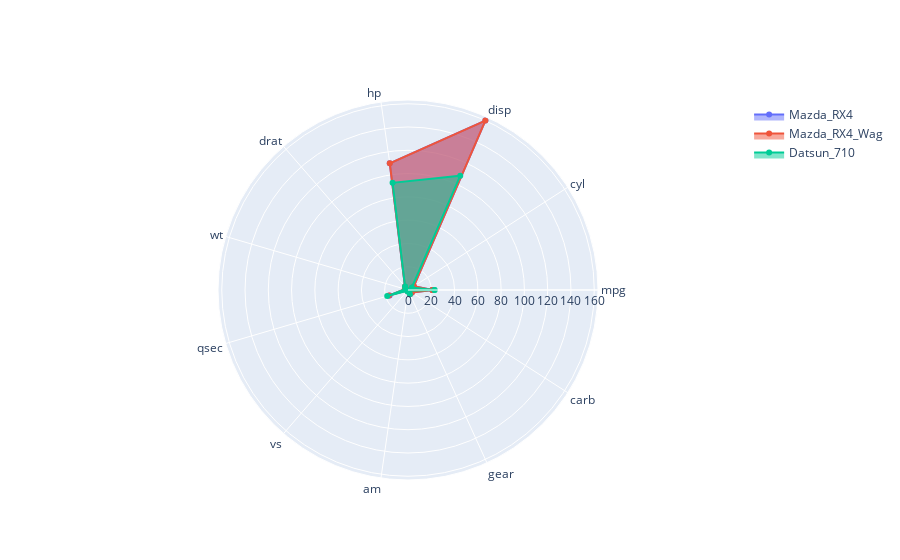

Notebook cell for this chart:
### Markdown cell above
\
This is personal preference, but, I find it easier to compare the groups (the cars) when we also have these surfaces.
\
Now, let's see how we do it in Python.

# Radar Charts in Python

There are quite a few ways to plot radar charts in Python. I find `plotly go` the most intuitive method. Let's see how we can implement it. A more in depth tutorial is available [here](https://towardsdatascience.com/how-to-make-stunning-radar-charts-with-python-implemented-in-matplotlib-and-plotly-91e21801d8ca).\
I will use the same cars dataset here, and enter the first three rows manually.\
Also, make sure to install `plotly` before trying to run these.\

### Code cell
#! pip install plotly

import plotly.graph_objects as go

cars = ['mpg','cyl','disp','hp','drat','wt','qsec','vs','am','gear','carb']
cars = [*cars, cars[0]]

Mazda_RX4 = [21,6,160,110,3.9,2.62,16.46,0,1,4,4]
Mazda_RX4_Wag = [21,6,160,110,3.9,2.875,17.02,0,1,4,4]
Datsun_710 = [22.8,4,108,93,3.85,2.32,18.61,1,1,4,1]
Mazda_RX4 = [*Mazda_RX4, Mazda_RX4[0]]
Mazda_RX4_Wag = [*Mazda_RX4_Wag, Mazda_RX4_Wag[0]]
Datsun_710 = [*Datsun_710, Datsun_710[0]]


car_plot = go.Figure(
    data=[
        go.Scatterpolar(r=Mazda_RX4, theta=cars, name='Mazda_RX4', fill= "toself"),
        go.Scatterpolar(r=Mazda_RX4_Wag, theta=cars, name='Mazda_RX4_Wag', fill= "toself"),
        go.Scatterpolar(r=Datsun_710, theta=cars, name='Datsun_710', fill= "toself")
    ],
    layout=go.Layout(
        polar={'radialaxis': {'visible': True}},
        showlegend=True
    )
)

car_plot

### Figure 1 — Plotly figure (JSON) as saved in the notebook; plotly's stock layout.template omitted (floating-point values rounded to 4 significant figures)
{"data": [{"fill": "toself", "name": "Mazda_RX4", "r": [21, 6, 160, 110, 3.9, 2.62, 16.46, 0, 1, 4, 4, 21], "theta": ["mpg", "cyl", "disp", "hp", "drat", "wt", "qsec", "vs", "am", "gear", "carb", "mpg"], "type": "scatterpolar"}, {"fill": "toself", "name": "Mazda_RX4_Wag", "r": [21, 6, 160, 110, 3.9, 2.875, 17.02, 0, 1, 4, 4, 21], "theta": ["mpg", "cyl", "disp", "hp", "drat", "wt", "qsec", "vs", "am", "gear", "carb", "mpg"], "type": "scatterpolar"}, {"fill": "toself", "name": "Datsun_710", "r": [22.8, 4, 108, 93, 3.85, 2.32, 18.61, 1, 1, 4, 1, 22.8], "theta": ["mpg", "cyl", "disp", "hp", "drat", "wt", "qsec", "vs", "am", "gear", "carb", "mpg"], "type": "scatterpolar"}], "layout": {"autosize": true, "polar": {"angularaxis": {"type": "category"}, "radialaxis": {"autorange": true, "range": [0, 167.0], "type": "linear", "visible": true}}, "showlegend": true}}
